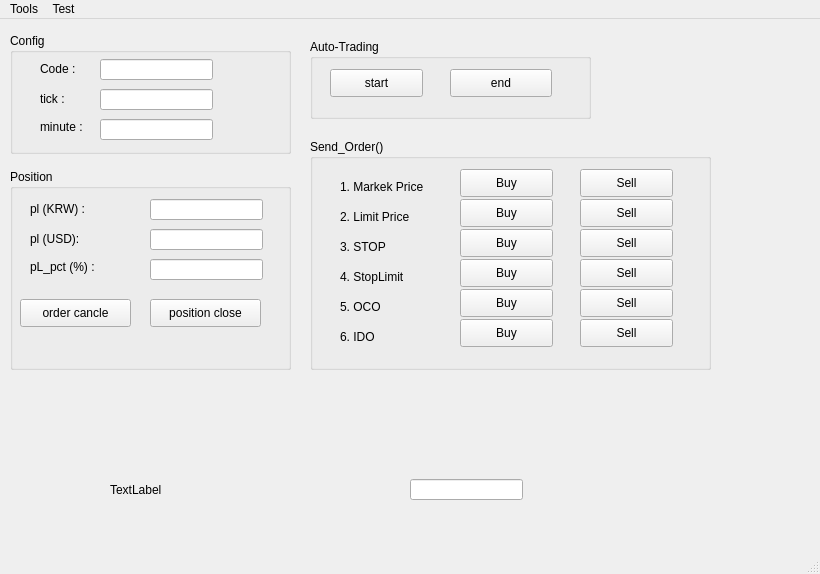
<?xml version="1.0" encoding="UTF-8"?>
<ui version="4.0">
 <class>MainWindow</class>
 <widget class="QMainWindow" name="MainWindow">
  <property name="geometry">
   <rect>
    <x>0</x>
    <y>0</y>
    <width>820</width>
    <height>574</height>
   </rect>
  </property>
  <property name="windowTitle">
   <string>Fire2025</string>
  </property>
  <widget class="QWidget" name="centralwidget">
   <widget class="QPushButton" name="pushButton_4">
    <property name="geometry">
     <rect>
      <x>330</x>
      <y>50</y>
      <width>93</width>
      <height>28</height>
     </rect>
    </property>
    <property name="text">
     <string>start</string>
    </property>
   </widget>
   <widget class="QPushButton" name="pushButton_5">
    <property name="geometry">
     <rect>
      <x>450</x>
      <y>50</y>
      <width>102</width>
      <height>28</height>
     </rect>
    </property>
    <property name="text">
     <string>end</string>
    </property>
   </widget>
   <widget class="QGroupBox" name="groupBox">
    <property name="geometry">
     <rect>
      <x>310</x>
      <y>20</y>
      <width>281</width>
      <height>80</height>
     </rect>
    </property>
    <property name="title">
     <string>Auto-Trading</string>
    </property>
   </widget>
   <widget class="QGroupBox" name="groupBox_2">
    <property name="geometry">
     <rect>
      <x>310</x>
      <y>120</y>
      <width>401</width>
      <height>231</height>
     </rect>
    </property>
    <property name="title">
     <string>Send_Order()</string>
    </property>
    <widget class="QPushButton" name="pushButton_2">
     <property name="geometry">
      <rect>
       <x>270</x>
       <y>30</y>
       <width>93</width>
       <height>28</height>
      </rect>
     </property>
     <property name="text">
      <string>Sell</string>
     </property>
    </widget>
    <widget class="QPushButton" name="pushButton">
     <property name="geometry">
      <rect>
       <x>150</x>
       <y>30</y>
       <width>93</width>
       <height>28</height>
      </rect>
     </property>
     <property name="text">
      <string>Buy</string>
     </property>
    </widget>
    <widget class="QLabel" name="label">
     <property name="geometry">
      <rect>
       <x>30</x>
       <y>40</y>
       <width>101</width>
       <height>16</height>
      </rect>
     </property>
     <property name="text">
      <string>1. Markek Price</string>
     </property>
    </widget>
    <widget class="QLabel" name="label_2">
     <property name="geometry">
      <rect>
       <x>30</x>
       <y>70</y>
       <width>101</width>
       <height>16</height>
      </rect>
     </property>
     <property name="text">
      <string>2. Limit Price</string>
     </property>
    </widget>
    <widget class="QPushButton" name="pushButton_6">
     <property name="geometry">
      <rect>
       <x>150</x>
       <y>60</y>
       <width>93</width>
       <height>28</height>
      </rect>
     </property>
     <property name="text">
      <string>Buy</string>
     </property>
    </widget>
    <widget class="QPushButton" name="pushButton_7">
     <property name="geometry">
      <rect>
       <x>270</x>
       <y>60</y>
       <width>93</width>
       <height>28</height>
      </rect>
     </property>
     <property name="text">
      <string>Sell</string>
     </property>
    </widget>
    <widget class="QLabel" name="label_3">
     <property name="geometry">
      <rect>
       <x>30</x>
       <y>100</y>
       <width>101</width>
       <height>16</height>
      </rect>
     </property>
     <property name="text">
      <string>3. STOP</string>
     </property>
    </widget>
    <widget class="QLabel" name="label_4">
     <property name="geometry">
      <rect>
       <x>30</x>
       <y>130</y>
       <width>101</width>
       <height>16</height>
      </rect>
     </property>
     <property name="text">
      <string>4. StopLimit</string>
     </property>
    </widget>
    <widget class="QLabel" name="label_5">
     <property name="geometry">
      <rect>
       <x>30</x>
       <y>160</y>
       <width>101</width>
       <height>16</height>
      </rect>
     </property>
     <property name="text">
      <string>5. OCO</string>
     </property>
    </widget>
    <widget class="QLabel" name="label_6">
     <property name="geometry">
      <rect>
       <x>30</x>
       <y>190</y>
       <width>101</width>
       <height>16</height>
      </rect>
     </property>
     <property name="text">
      <string>6. IDO</string>
     </property>
    </widget>
    <widget class="QPushButton" name="pushButton_8">
     <property name="geometry">
      <rect>
       <x>150</x>
       <y>90</y>
       <width>93</width>
       <height>28</height>
      </rect>
     </property>
     <property name="text">
      <string>Buy</string>
     </property>
    </widget>
    <widget class="QPushButton" name="pushButton_9">
     <property name="geometry">
      <rect>
       <x>270</x>
       <y>90</y>
       <width>93</width>
       <height>28</height>
      </rect>
     </property>
     <property name="text">
      <string>Sell</string>
     </property>
    </widget>
    <widget class="QPushButton" name="pushButton_10">
     <property name="geometry">
      <rect>
       <x>150</x>
       <y>120</y>
       <width>93</width>
       <height>28</height>
      </rect>
     </property>
     <property name="text">
      <string>Buy</string>
     </property>
    </widget>
    <widget class="QPushButton" name="pushButton_11">
     <property name="geometry">
      <rect>
       <x>270</x>
       <y>120</y>
       <width>93</width>
       <height>28</height>
      </rect>
     </property>
     <property name="text">
      <string>Sell</string>
     </property>
    </widget>
    <widget class="QPushButton" name="pushButton_12">
     <property name="geometry">
      <rect>
       <x>150</x>
       <y>150</y>
       <width>93</width>
       <height>28</height>
      </rect>
     </property>
     <property name="text">
      <string>Buy</string>
     </property>
    </widget>
    <widget class="QPushButton" name="pushButton_13">
     <property name="geometry">
      <rect>
       <x>270</x>
       <y>150</y>
       <width>93</width>
       <height>28</height>
      </rect>
     </property>
     <property name="text">
      <string>Sell</string>
     </property>
    </widget>
    <widget class="QPushButton" name="pushButton_14">
     <property name="geometry">
      <rect>
       <x>150</x>
       <y>180</y>
       <width>93</width>
       <height>28</height>
      </rect>
     </property>
     <property name="text">
      <string>Buy</string>
     </property>
    </widget>
    <widget class="QPushButton" name="pushButton_15">
     <property name="geometry">
      <rect>
       <x>270</x>
       <y>180</y>
       <width>93</width>
       <height>28</height>
      </rect>
     </property>
     <property name="text">
      <string>Sell</string>
     </property>
    </widget>
   </widget>
   <widget class="QLineEdit" name="lineEdit">
    <property name="geometry">
     <rect>
      <x>410</x>
      <y>460</y>
      <width>113</width>
      <height>21</height>
     </rect>
    </property>
    <property name="alignment">
     <set>Qt::AlignRight|Qt::AlignTrailing|Qt::AlignVCenter</set>
    </property>
   </widget>
   <widget class="QLabel" name="label_7">
    <property name="geometry">
     <rect>
      <x>110</x>
      <y>450</y>
      <width>231</width>
      <height>41</height>
     </rect>
    </property>
    <property name="text">
     <string>TextLabel</string>
    </property>
   </widget>
   <widget class="QLabel" name="label_8">
    <property name="geometry">
     <rect>
      <x>40</x>
      <y>42</y>
      <width>64</width>
      <height>15</height>
     </rect>
    </property>
    <property name="text">
     <string>Code :</string>
    </property>
   </widget>
   <widget class="QLineEdit" name="lineEdit_2">
    <property name="geometry">
     <rect>
      <x>100</x>
      <y>40</y>
      <width>113</width>
      <height>21</height>
     </rect>
    </property>
   </widget>
   <widget class="QLabel" name="label_9">
    <property name="geometry">
     <rect>
      <x>40</x>
      <y>72</y>
      <width>64</width>
      <height>15</height>
     </rect>
    </property>
    <property name="text">
     <string>tick :</string>
    </property>
   </widget>
   <widget class="QLineEdit" name="lineEdit_3">
    <property name="geometry">
     <rect>
      <x>100</x>
      <y>70</y>
      <width>113</width>
      <height>21</height>
     </rect>
    </property>
   </widget>
   <widget class="QLabel" name="label_10">
    <property name="geometry">
     <rect>
      <x>40</x>
      <y>100</y>
      <width>64</width>
      <height>15</height>
     </rect>
    </property>
    <property name="text">
     <string>minute :</string>
    </property>
   </widget>
   <widget class="QLineEdit" name="lineEdit_4">
    <property name="geometry">
     <rect>
      <x>100</x>
      <y>100</y>
      <width>113</width>
      <height>21</height>
     </rect>
    </property>
   </widget>
   <widget class="QGroupBox" name="groupBox_3">
    <property name="geometry">
     <rect>
      <x>10</x>
      <y>14</y>
      <width>281</width>
      <height>121</height>
     </rect>
    </property>
    <property name="title">
     <string>Config</string>
    </property>
   </widget>
   <widget class="QGroupBox" name="groupBox_4">
    <property name="geometry">
     <rect>
      <x>10</x>
      <y>150</y>
      <width>281</width>
      <height>201</height>
     </rect>
    </property>
    <property name="title">
     <string>Position</string>
    </property>
    <widget class="QLineEdit" name="lineEdit_5">
     <property name="geometry">
      <rect>
       <x>140</x>
       <y>30</y>
       <width>113</width>
       <height>21</height>
      </rect>
     </property>
     <property name="alignment">
      <set>Qt::AlignRight|Qt::AlignTrailing|Qt::AlignVCenter</set>
     </property>
    </widget>
    <widget class="QLabel" name="label_11">
     <property name="geometry">
      <rect>
       <x>20</x>
       <y>32</y>
       <width>101</width>
       <height>16</height>
      </rect>
     </property>
     <property name="text">
      <string>pl (KRW) :</string>
     </property>
    </widget>
    <widget class="QLineEdit" name="lineEdit_6">
     <property name="geometry">
      <rect>
       <x>140</x>
       <y>60</y>
       <width>113</width>
       <height>21</height>
      </rect>
     </property>
     <property name="alignment">
      <set>Qt::AlignRight|Qt::AlignTrailing|Qt::AlignVCenter</set>
     </property>
    </widget>
    <widget class="QLabel" name="label_12">
     <property name="geometry">
      <rect>
       <x>20</x>
       <y>62</y>
       <width>81</width>
       <height>16</height>
      </rect>
     </property>
     <property name="text">
      <string>pl (USD):</string>
     </property>
    </widget>
    <widget class="QLabel" name="label_13">
     <property name="geometry">
      <rect>
       <x>20</x>
       <y>90</y>
       <width>101</width>
       <height>16</height>
      </rect>
     </property>
     <property name="text">
      <string>pL_pct (%) :</string>
     </property>
    </widget>
    <widget class="QLineEdit" name="lineEdit_7">
     <property name="geometry">
      <rect>
       <x>140</x>
       <y>90</y>
       <width>113</width>
       <height>21</height>
      </rect>
     </property>
     <property name="alignment">
      <set>Qt::AlignRight|Qt::AlignTrailing|Qt::AlignVCenter</set>
     </property>
    </widget>
    <widget class="QPushButton" name="pushButton_3">
     <property name="geometry">
      <rect>
       <x>140</x>
       <y>130</y>
       <width>111</width>
       <height>28</height>
      </rect>
     </property>
     <property name="text">
      <string>position close</string>
     </property>
    </widget>
    <widget class="QPushButton" name="pushButton_16">
     <property name="geometry">
      <rect>
       <x>10</x>
       <y>130</y>
       <width>111</width>
       <height>28</height>
      </rect>
     </property>
     <property name="text">
      <string>order cancle</string>
     </property>
    </widget>
   </widget>
   <zorder>groupBox_3</zorder>
   <zorder>groupBox_2</zorder>
   <zorder>groupBox</zorder>
   <zorder>pushButton_4</zorder>
   <zorder>pushButton_5</zorder>
   <zorder>lineEdit</zorder>
   <zorder>label_7</zorder>
   <zorder>label_8</zorder>
   <zorder>lineEdit_2</zorder>
   <zorder>label_9</zorder>
   <zorder>lineEdit_3</zorder>
   <zorder>label_10</zorder>
   <zorder>lineEdit_4</zorder>
   <zorder>groupBox_4</zorder>
  </widget>
  <widget class="QMenuBar" name="menubar">
   <property name="geometry">
    <rect>
     <x>0</x>
     <y>0</y>
     <width>820</width>
     <height>26</height>
    </rect>
   </property>
   <widget class="QMenu" name="menuTools">
    <property name="title">
     <string>Tools</string>
    </property>
    <addaction name="action_ohlcv_save"/>
    <addaction name="action_tick_chart_req"/>
   </widget>
   <widget class="QMenu" name="menuTest">
    <property name="title">
     <string>Test</string>
    </property>
    <addaction name="connect_status"/>
    <addaction name="req_opw30003"/>
   </widget>
   <addaction name="menuTools"/>
   <addaction name="menuTest"/>
  </widget>
  <widget class="QStatusBar" name="statusbar"/>
  <action name="action_ohlcv_save">
   <property name="text">
    <string>ohlcv_save</string>
   </property>
  </action>
  <action name="action_tick_chart_req">
   <property name="text">
    <string>tick_chart_req</string>
   </property>
  </action>
  <action name="connect_status">
   <property name="text">
    <string>connect_status</string>
   </property>
  </action>
  <action name="req_opw30003">
   <property name="text">
    <string>req_opw30003</string>
   </property>
  </action>
 </widget>
 <resources/>
 <connections/>
</ui>
